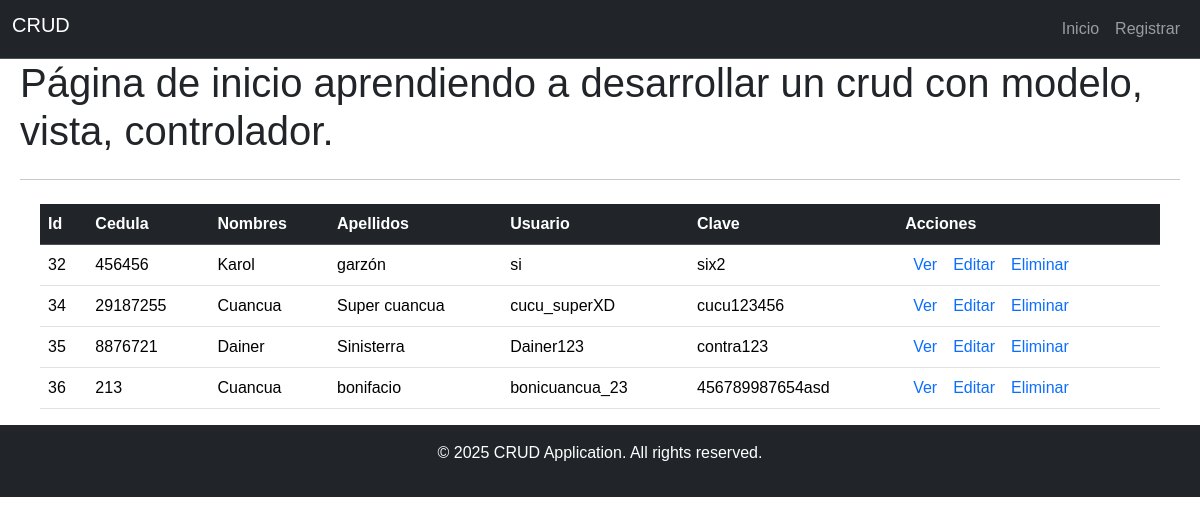
The page / on the database its author committed.
### tables this page shows
CREATE TABLE `personitas` (
  `id` int(11) NOT NULL,
  `cedula` bigint(20) NOT NULL,
  `nombres` varchar(50) NOT NULL,
  `apellidos` varchar(50) NOT NULL,
  `usuario` varchar(20) NOT NULL,
  `clave` varchar(20) NOT NULL
);

### modelos/conexion.php (called while the page is built, shortened)
<?php
    Class Conexion{
        private $con;
        public function __construct(){
            $this -> host = "localhost";
            $this -> user = "root";
            $this -> pass = "";
            $this -> bd = "personas";
            $this -> con = mysqli_connect($this -> host, $this -> user, $this -> pass,$this -> bd);
        }
        public function consulta_retorno($sql){
            $consulta = mysqli_query($this -> con, $sql);
            return $consulta;
        }
    }
?>

### controladores/ctr_personas.php (called while the page is built, shortened)
<?php
    include_once("modelos/persona.php");
    class ControladorPersona{
        private $persona;
        public function __construct(){
            $this -> persona = new Persona();
        }
        public function index(){
            $resultado = $this -> persona -> listar();
            return $resultado;
        }
    }
?>

### modelos/persona.php (called while the page is built, shortened)
<?php
    include_once("conexion.php");
    class Persona{
        private $con;
        public function __construct(){
            $this -> con = new Conexion();
        }
        public function listar(){
            $sql = "SELECT * FROM personitas";
            $resultado = $this -> con -> consulta_retorno($sql);
            return $resultado;
        }
    }
?>

### vistas/inicio.php (the view, shortened to what this page needs)
<?php
    $controlador = new ControladorPersona();
    $resultado = $controlador -> index();
?>
<!DOCTYPE html>
<html lang="en">
<head>
    <link rel="stylesheet" href="//cdn.datatables.net/2.2.2/css/dataTables.dataTables.min.css">
    <link href="https://cdn.jsdelivr.net/npm/bootstrap@5.3.3/dist/css/bootstrap.min.css" rel="stylesheet">
    <link href="https://unpkg.com/aos@2.3.1/dist/aos.css" rel="stylesheet">
    <link rel="stylesheet" href="../CSS/styles.css">
</head>
<body>
<main class="main__container table-responsive" data-aos="fade-up" data-aos-duration="1000">
            <table id="myTable" class="table table-hover" >
                <thead class="table-dark">
                    <tr>
                        <th>Id</th>
                        <th>Cedula</th>
                        <th>Nombres</th>
                        <th>Apellidos</th>
                        <th>Usuario</th>
                        <th>Clave</th>
                        <th>Acciones</th>
                    </tr>
                </thead>
                <tbody>
                    <?php
                        while($fila = mysqli_fetch_assoc($resultado)){
                            echo "<tr>";
                            echo "<td>" . $fila["id"] ."</td>";
                            echo "<td>" . $fila["cedula"] ."</td>";
                            echo "<td>" . $fila["nombres"] . "</td>";
                            echo "<td>" . $fila["apellidos"] . "</td>";
                            echo "<td>" . $fila["usuario"] . "</td>";
                            echo "<td>" . $fila["clave"] . "</td>";
                            echo "<td> <a href='?cargar=ver&id=".$fila["id"]."'>Ver</a><a href='?cargar=editar&id=".$fila["id"]."'>Editar</a><a href='?cargar=eliminar&id=".$fila["id"]."'>Eliminar</a>";
                        }
                        ?>
                </tbody>
            </table>
</body>
</html>

### index.php (shortened to what this page needs)
<?php
    include_once("controladores/enrutador.php");
    include_once("controladores/ctr_personas.php");
?>
<!DOCTYPE html>
<html lang="en">
<head>
    <link rel="stylesheet" href="//cdn.datatables.net/2.2.2/css/dataTables.dataTables.min.css">
    <link href="https://cdn.jsdelivr.net/npm/bootstrap@5.3.3/dist/css/bootstrap.min.css" rel="stylesheet">
    <link rel="stylesheet" href="CSS/styles.css">
</head>
<body>
    <nav class="container-fluid sticky-top navbar navbar-expand-lg bg-dark border-bottom border-body" data-bs-theme="dark">
        <div class="container-fluid">
            <h1 class="navbar-brand">CRUD</h1>
            <div class="collapse navbar-collapse" id="navbarNav">
                <ul class="navbar-nav ms-auto">
                    <li class="nav-item"><a class="nav-link" href="index.php">Inicio</a></li>
                    <li class="nav-item"><a class="nav-link" href="?cargar=crear">Registrar</a></li>
                </ul>
            </div>
        </div>
    </nav>
    <main class="main__container">
        <h1>Página de inicio aprendiendo a desarrollar un crud con modelo, vista, controlador.</h1>
        <hr class="my-4">
        <section>
        <?php
            $enrutador = new Enrutador();
            if (isset($_GET["cargar"])){
                $cargar = $_GET["cargar"];
            } else {
                $cargar = "";
            }
            if ($enrutador -> validar_vista($cargar)) {
                $enrutador -> cargar_vista($cargar);
            }
        ?>
        </section>
    </main>
    <footer class="container-fluid bg-dark text-white py-3 mt-auto">
        <div class="container text-center">
            <p>&copy; 2025 CRUD Application. All rights reserved.</p>
        </div>
    </footer>
</body>
</html>

### controladores/enrutador.php (shortened to what this page needs)
<?php
    Class Enrutador{
        public function validar_vista($variable){
            if(empty($variable)){
                include_once "vistas/inicio.php";
            } else {
                return true;
            }
        }
    }
?>

### CSS/styles.css (style rules this page uses)
* { padding: 0; margin: 0; box-sizing: border-box; font-family: sans-serif; }
body { background-color: white !important; }
a { text-decoration: none !important; padding: 0 8px; }
li { list-style: none; }
.main__container { background-color: white !important; margin: 0 20px; }

### rows shown on the page
personitas: id "32", cedula "456456", nombres "Karol", apellidos "garzón", usuario "si", clave "six2"
personitas: id "34", cedula "29187255", nombres "Cuancua", apellidos "Super cuancua", usuario "cucu_superXD", clave "cucu123456"
personitas: id "35", cedula "8876721", nombres "Dainer", apellidos "Sinisterra", usuario "Dainer123", clave "contra123"
personitas: id "36", cedula "213", nombres "Cuancua", apellidos "bonifacio", usuario "bonicuancua_23", clave "456789987654asd"
